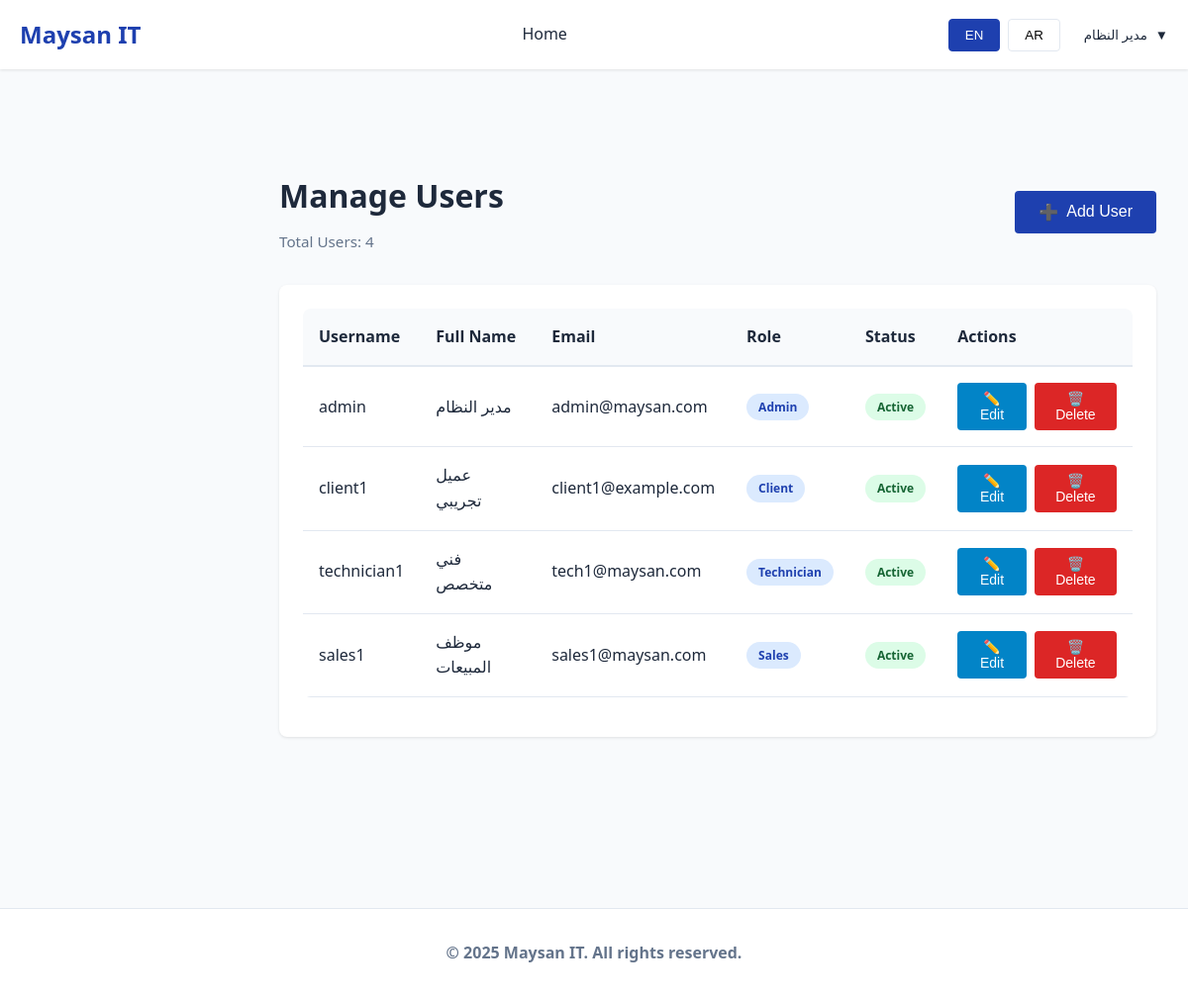
The page /pages/admin/users.php (signed in) on the database its author committed.
### tables this page shows
CREATE TABLE IF NOT EXISTS `users` (
    `id` INT PRIMARY KEY AUTO_INCREMENT,
    `username` VARCHAR(100) UNIQUE NOT NULL,
    `email` VARCHAR(100) UNIQUE NOT NULL,
    `password` VARCHAR(255) NOT NULL,
    `full_name` VARCHAR(150) NOT NULL,
    `phone` VARCHAR(20),
    `role` ENUM('admin', 'client', 'technician', 'sales') NOT NULL,
    `status` ENUM('active', 'inactive') DEFAULT 'active',
    `created_at` TIMESTAMP DEFAULT CURRENT_TIMESTAMP,
    `updated_at` TIMESTAMP DEFAULT CURRENT_TIMESTAMP ON UPDATE CURRENT_TIMESTAMP,
    INDEX `idx_role` (`role`),
    INDEX `idx_status` (`status`),
    INDEX `idx_username` (`username`)
);

### includes/language.php (called while the page is built, shortened)
<?php
function t($key) {
    global $translations;
    $lang = $_SESSION['language'] ?? 'en';
    return $translations[$lang][$key] ?? $key;
}
function getCurrentLanguage() {
    return $_SESSION['language'] ?? 'en';
}
function getLanguageDirection() {
    return getCurrentLanguage() === 'ar' ? 'rtl' : 'ltr';
}
function getLanguageClass() {
    return getCurrentLanguage() === 'ar' ? 'ar' : 'en';
}
?>

### includes/auth.php (called while the page is built, shortened)
<?php
require_once __DIR__ . '/../config/database.php';
function isLoggedIn() {
    return isset($_SESSION['user_id']) && !empty($_SESSION['user_id']);
}
function getCurrentUser() {
    global $conn;
    $stmt = $conn->prepare("SELECT * FROM users WHERE id = ?");
    $stmt->bind_param("i", $_SESSION['user_id']);
    $stmt->execute();
    $result = $stmt->get_result();
    return $result->fetch_assoc() ?: null;
}
?>

### pages/admin/users.php (the view, shortened to what this page needs)
<?php
require_once __DIR__ . '/../../config/database.php';
require_once __DIR__ . '/../../includes/auth.php';
require_once __DIR__ . '/../../includes/language.php';
require_once __DIR__ . '/../../includes/functions.php';
$sql = "SELECT * FROM users ORDER BY created_at DESC";
$result = $conn->query($sql);
$users = $result->fetch_all(MYSQLI_ASSOC);
include __DIR__ . '/../../includes/header.php';
?>
<div class="page-header">
    <div style="display: flex; justify-content: space-between; align-items: center;">
        <div>
            <h1 class="page-title"><?php echo t('manage_users'); ?></h1>
            <p class="page-subtitle"><?php echo t('total_users'); ?>: <?php echo count($users); ?></p>
        </div>
        <button class="btn btn-primary" onclick="openModal('addUserModal')">
            <span>➕</span> <?php echo t('add_user'); ?>
        </button>
    </div>
</div>
<div class="card">
    <div class="card-body">
        <?php if (count($users) > 0): ?>
        <table class="table">
            <thead>
                <tr>
                    <th><?php echo t('username'); ?></th>
                    <th><?php echo t('full_name'); ?></th>
                    <th><?php echo t('email'); ?></th>
                    <th><?php echo t('role'); ?></th>
                    <th><?php echo t('status'); ?></th>
                    <th><?php echo t('actions'); ?></th>
                </tr>
            </thead>
            <tbody>
                <?php foreach ($users as $user): ?>
                <tr>
                    <td><?php echo htmlspecialchars($user['username']); ?></td>
                    <td><?php echo htmlspecialchars($user['full_name']); ?></td>
                    <td><?php echo htmlspecialchars($user['email']); ?></td>
                    <td>
                        <span class="badge badge-primary">
                            <?php echo ucfirst($user['role']); ?>
                        </span>
                    </td>
                    <td>
                        <span class="badge badge-<?php echo $user['status'] === 'active' ? 'success' : 'danger'; ?>">
                            <?php echo ucfirst($user['status']); ?>
                        </span>
                    </td>
                    <td>
                        <div class="table-actions">
                            <button class="btn btn-info btn-sm" onclick="editUser(<?php echo $user['id']; ?>)">
                                ✏️ <?php echo t('edit'); ?>
                            </button>
                            <button class="btn btn-danger btn-sm" onclick="deleteUser(<?php echo $user['id']; ?>)">
                                🗑️ <?php echo t('delete'); ?>
                            </button>
                        </div>
                    </td>
                </tr>
                <?php endforeach; ?>
            </tbody>
        </table>
        <?php else: ?>
        <p style="text-align: center; color: var(--light-text);"><?php echo t('no_users_found'); ?></p>
        <?php endif; ?>
    </div>
</div>
<?php include __DIR__ . '/../../includes/footer.php'; ?>

### includes/header.php (shortened to what this page needs)
<?php
require_once __DIR__ . '/auth.php';
require_once __DIR__ . '/language.php';
$current_user = getCurrentUser();
?>
<!DOCTYPE html>
<html lang="<?php echo getCurrentLanguage(); ?>" dir="<?php echo getLanguageDirection(); ?>" class="<?php echo getLanguageClass(); ?>">
<head>
    <link rel="stylesheet" href="../../assets/css/style.css">
</head>
<body>
    <nav class="navbar">
        <div class="container">
            <div class="navbar-content">
                <a href="/maysan" class="navbar-brand">
                    <span><?php echo t('company_name'); ?></span>
                </a>
                <ul class="navbar-menu">
                    <li><a href="/maysan"><?php echo t('home'); ?></a></li>
                </ul>
                <div class="navbar-right">
                    <div class="language-switcher">
                        <button class="<?php echo getCurrentLanguage() === 'en' ? 'active' : ''; ?>" onclick="switchLanguage('en')">EN</button>
                        <button class="<?php echo getCurrentLanguage() === 'ar' ? 'active' : ''; ?>" onclick="switchLanguage('ar')">AR</button>
                    </div>
                    <div class="user-menu">
                        <button class="user-menu-toggle" onclick="toggleUserMenu()">
                            <span><?php echo htmlspecialchars($current_user['full_name'] ?? 'User'); ?></span>
                            <span>▼</span>
                        </button>
                    </div>
                </div>
            </div>
        </div>
    </nav>
    <main class="main-content">

### includes/footer.php (shortened to what this page needs)
    </main>
    <footer style="background: white; border-top: 1px solid var(--border-color); padding: 2rem 0; margin-top: 3rem; text-align: center; color: var(--light-text);">
        <div class="container">
            <p><b>&copy; 2025 <?php echo t('company_name'); ?>. All rights reserved.</b></p>
        </div>
    </footer>
</body>
</html>

### assets/css/style.css (style rules this page uses)
:root { --primary-color: #1e40af; --secondary-color: #0f766e; --accent-color: #f97316; --success-color: #16a34a; --warning-color: #ea580c; --danger-color: #dc2626; --info-color: #0284c7; --light-bg: #f8fafc; --dark-text: #1e293b; --light-text: #64748b; --border-color: #e2e8f0; --shadow: 0 1px 3px rgba(0, 0, 0, 0.1); --shadow-lg: 0 10px 15px -3px rgba(0, 0, 0, 0.1); }
* { margin: 0; padding: 0; box-sizing: border-box; }
html { scroll-behavior: smooth; }
body { font-family: 'Segoe UI', Tahoma, Geneva, Verdana, sans-serif; background-color: var(--light-bg); color: var(--dark-text); line-height: 1.6; }
html.en body { text-align: left; }
.container { max-width: 1200px; margin: 0 auto; padding: 0 20px; }
.navbar { background: white; box-shadow: var(--shadow); position: sticky; top: 0; z-index: 1000; }
.navbar-content { display: flex; justify-content: space-between; align-items: center; padding: 1rem 0; }
.navbar-brand { display: flex; align-items: center; gap: 10px; font-size: 1.5rem; font-weight: bold; color: var(--primary-color); text-decoration: none; }
.navbar-menu { display: flex; gap: 2rem; align-items: center; list-style: none; }
.navbar-menu a { color: var(--dark-text); text-decoration: none; font-weight: 500; transition: color 0.3s ease; }
.navbar-right { display: flex; gap: 1.5rem; align-items: center; }
.language-switcher { display: flex; gap: 0.5rem; }
.language-switcher button { padding: 0.5rem 1rem; border: 1px solid var(--border-color); background: white; cursor: pointer; border-radius: 4px; transition: all 0.3s ease; }
.language-switcher button.active { background: var(--primary-color); color: white; border-color: var(--primary-color); }
.user-menu { position: relative; }
.user-menu-toggle { background: none; border: none; cursor: pointer; display: flex; align-items: center; gap: 0.5rem; color: var(--dark-text); font-weight: 500; }
.main-content { margin-left: 250px; margin-top: 70px; padding: 2rem; min-height: calc(100vh - 70px); }
.page-header { margin-bottom: 2rem; }
.page-title { font-size: 2rem; font-weight: bold; color: var(--dark-text); margin-bottom: 0.5rem; }
.page-subtitle { color: var(--light-text); font-size: 0.95rem; }
.card { background: white; border-radius: 8px; box-shadow: var(--shadow); padding: 1.5rem; margin-bottom: 1.5rem; transition: box-shadow 0.3s ease; }
.card-body { margin-bottom: 1rem; }
.btn { padding: 0.75rem 1.5rem; border: none; border-radius: 4px; font-size: 1rem; font-weight: 500; cursor: pointer; transition: all 0.3s ease; display: inline-flex; align-items: center; gap: 0.5rem; text-decoration: none; }
.btn-primary { background-color: var(--primary-color); color: white; }
.btn-danger { background-color: var(--danger-color); color: white; }
.btn-info { background-color: var(--info-color); color: white; }
.btn-sm { padding: 0.5rem 1rem; font-size: 0.875rem; }
.table { width: 100%; border-collapse: collapse; background: white; border-radius: 8px; overflow: hidden; }
.table thead { background-color: var(--light-bg); }
.table th { padding: 1rem; text-align: left; font-weight: 600; color: var(--dark-text); border-bottom: 2px solid var(--border-color); }
.table td { padding: 1rem; border-bottom: 1px solid var(--border-color); }
.table-actions { display: flex; gap: 0.5rem; }
.badge { display: inline-block; padding: 0.25rem 0.75rem; border-radius: 20px; font-size: 0.75rem; font-weight: 600; }
.badge-primary { background-color: #dbeafe; color: #1e40af; }
.badge-success { background-color: #dcfce7; color: #166534; }

### rows shown on the page
users: full_name "مدير النظام", username "admin", email "admin@maysan.com", role "Admin", status "Active"
users: username "client1", full_name "عميل تجريبي", email "client1@example.com", role "Client", status "Active"
users: username "technician1", full_name "فني متخصص", email "tech1@maysan.com", role "Technician", status "Active"
users: username "sales1", full_name "موظف المبيعات", email "sales1@maysan.com", role "Sales", status "Active"

### other values the page prints
t('company_name') "Maysan IT"
t('home') "Home"
t('manage_users') "Manage Users"
t('total_users') "Total Users"
count($users) "4"
t('add_user') "Add User"
t('username') "Username"
t('full_name') "Full Name"
t('email') "Email"
t('role') "Role"
t('status') "Status"
t('actions') "Actions"
